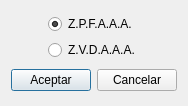
<?xml version="1.0" encoding="UTF-8"?>
<ui version="4.0">
 <class>dlgSelecZPFoZVD</class>
 <widget class="QDialog" name="dlgSelecZPFoZVD">
  <property name="geometry">
   <rect>
    <x>0</x>
    <y>0</y>
    <width>176</width>
    <height>106</height>
   </rect>
  </property>
  <property name="windowTitle">
   <string>Seleccione Z.P.F o Z.V.D</string>
  </property>
  <layout class="QGridLayout" name="gridLayout">
   <item row="0" column="0">
    <spacer name="horizontalSpacer_2">
     <property name="orientation">
      <enum>Qt::Horizontal</enum>
     </property>
     <property name="sizeHint" stdset="0">
      <size>
       <width>24</width>
       <height>20</height>
      </size>
     </property>
    </spacer>
   </item>
   <item row="0" column="1">
    <layout class="QVBoxLayout" name="verticalLayout">
     <item>
      <widget class="QRadioButton" name="rB_ZPFAAA">
       <property name="text">
        <string>Z.P.F.A.A.A.</string>
       </property>
       <property name="checked">
        <bool>true</bool>
       </property>
      </widget>
     </item>
     <item>
      <widget class="QRadioButton" name="rB_ZVDAAA">
       <property name="text">
        <string>Z.V.D.A.A.A.</string>
       </property>
      </widget>
     </item>
    </layout>
   </item>
   <item row="0" column="2">
    <spacer name="horizontalSpacer">
     <property name="orientation">
      <enum>Qt::Horizontal</enum>
     </property>
     <property name="sizeHint" stdset="0">
      <size>
       <width>27</width>
       <height>20</height>
      </size>
     </property>
    </spacer>
   </item>
   <item row="1" column="0" colspan="3">
    <layout class="QHBoxLayout" name="horizontalLayout">
     <item>
      <widget class="QPushButton" name="pB_Aceptar">
       <property name="text">
        <string>Aceptar</string>
       </property>
      </widget>
     </item>
     <item>
      <widget class="QPushButton" name="pB_Cancelar">
       <property name="text">
        <string>Cancelar</string>
       </property>
      </widget>
     </item>
    </layout>
   </item>
  </layout>
 </widget>
 <resources/>
 <connections/>
</ui>
